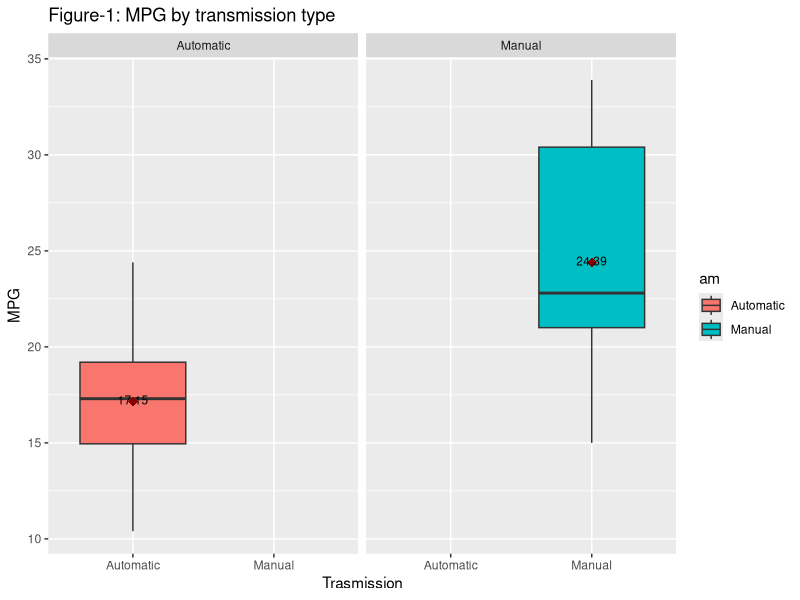
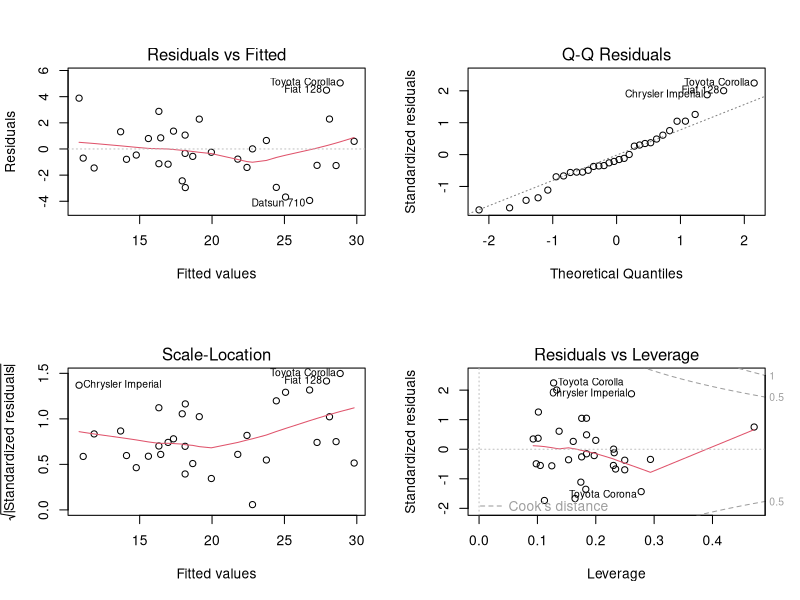

The R script that drew these images, in order:
## ---- chunk 1
library(data.table)
library(dplyr)
library(tidyr)
library(ggplot2)
library(knitr)
library(datasets)
## ---- chunk 2
data(mtcars); df <- mtcars; df$am <- as.factor(df$am); df$cyl <- factor(df$cyl); df$vs <- factor(df$vs); df$gear <- factor(df$gear); df$carb <- factor(df$carb); levels(df$am) <- c("Automatic","Manual")
x<- df %>% select(mpg, am) %>% group_by(am) %>% summarize(mn = mean(mpg))
## ---- chunk 3
t.test(mpg ~ am, data = df)
## ---- chunk 4
fit.am <- lm(mpg ~ am, data=df)
summary(fit.am)
## ---- chunk 5
base.model <- lm(mpg~., data=df); 
best.model <- step(base.model, direction="both");
## ---- chunk 6
summary(best.model)
## ---- chunk 7
anova(best.model, fit.am)
## ---- chunk 8
means <- aggregate(mpg ~  am, df, mean)
ggplot(df, aes(x=am, y=mpg)) + geom_boxplot(aes(fill=am)) + facet_wrap(~am) + ylab("MPG") + xlab("Trasmission") + ggtitle("Figure-1: MPG by transmission type") + stat_summary(fun.y=mean, colour="darkred", geom="point", shape=18, size=3,show_guide = FALSE) + geom_text(data = means, aes(label = round(mpg, 2), y = mpg + 0.08), size = 3)
## ---- chunk 9
par(mfrow = c(2,2))
plot(best.model)
